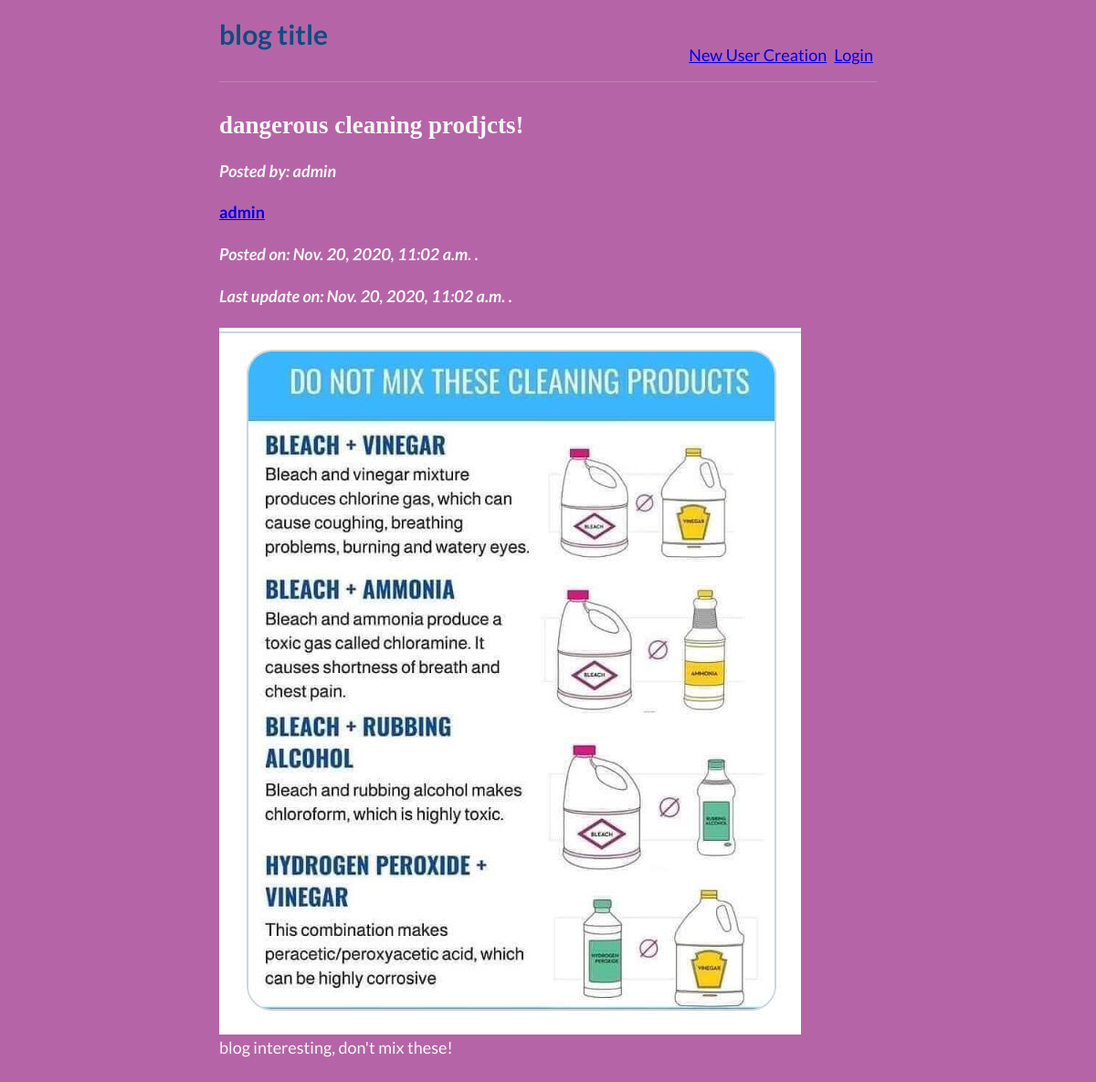
The page /blog_app/15/ on the database its author committed.
### blog_app/models.py (models this page shows, shortened)
class Post(models.Model):
    title = models.CharField(max_length=200)
    author = models.ForeignKey('auth.User', on_delete=models.CASCADE)
    created = models.DateTimeField(auto_now_add=True)
    updated = models.DateTimeField(auto_now=True) # useful, lookup
    caption = models.CharField(max_length=500)
    photo = models.ImageField(upload_to="media/")
    class Meta:
        ordering = ['-created']

### blog_app/views.py (the view)
# urls.py: path('blog_app/<int:pk>/', views.BlogDetailView.as_view(), name='detail'),
class BlogDetailView(DetailView):
    model = Post
    template_name = 'post_detail.html'

### templates/post_detail.html (shortened to what this page needs)
{% extends 'base.html' %}
    {% block content %}
      <div class="post-entry">
        <h2> {{ post.title }} </h2>
        <h4><em>Posted by: {{ post.author.username}} </h4></em>
        <h4> <a href="{% url 'users_app:profile' post.author.username %}"> {{ post.author.username }} </a> </h4>
        <h4><em>Posted on: {{ post.created }} .</h4></em>
        <h4><em>Last update on: {{ post.updated }} .</h4></em>
        <p> <img src="{{ post.photo.url }}" caption="{{ post.photo.url }}"> </p>
        <p> {{ post.caption | linebreaks }} </p>
      </div>
    {% endblock content %}

### static/css/main.css (style rules this page uses)
* { font-family: 'Lato', sans-serif; }
body { background-color: rgb(177, 247, 247); margin-left: 5%; margin-right: 5%; }
@media (min-width: 700px) { body { margin-left: 20%; margin-right: 20%; } }

### static/css/base.css (style rules this page uses)
body { font-family: 'Libre Franklin', sans-serif; font-size: 18px; background-color: #B565A7; color: whitesmoke; }
h1, h2, h3, h4, h5, h6 { font-family: 'EB Garamond', serif; }
.post-entry { margin-bottom: 2rem; }
.post-entry h2 { margin: 0.5rem 0; }
.post-entry p { margin: 0; font-weight: 400; }

### rows shown on the page
Post: title "dangerous cleaning prodjcts!", author.username "admin", created "Nov. 20, 2020, 11:02 a.m.", updated "Nov. 20, 2020, 11:02 a.m.", photo (picture), caption "blog interesting, don't mix these!"
